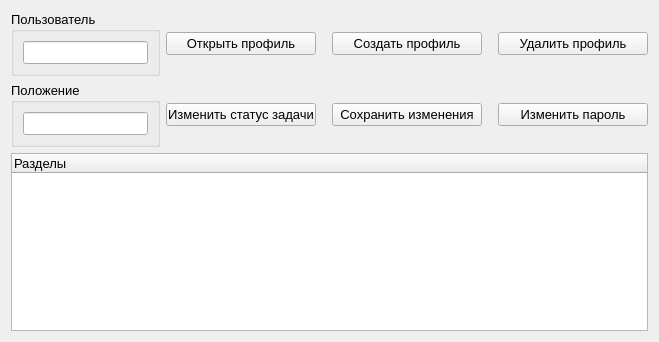
<?xml version="1.0" encoding="UTF-8"?>
<ui version="4.0">
 <class>ProfileForm</class>
 <widget class="QWidget" name="ProfileForm">
  <property name="windowModality">
   <enum>Qt::ApplicationModal</enum>
  </property>
  <property name="geometry">
   <rect>
    <x>0</x>
    <y>0</y>
    <width>659</width>
    <height>342</height>
   </rect>
  </property>
  <property name="font">
   <font>
    <pointsize>10</pointsize>
   </font>
  </property>
  <property name="windowTitle">
   <string>Профиль</string>
  </property>
  <layout class="QGridLayout" name="gridLayout">
   <item row="0" column="0">
    <widget class="QGroupBox" name="groupBox">
     <property name="title">
      <string>Пользователь</string>
     </property>
     <layout class="QVBoxLayout" name="verticalLayout_2">
      <item>
       <widget class="QLineEdit" name="loginEdit">
        <property name="sizePolicy">
         <sizepolicy hsizetype="MinimumExpanding" vsizetype="Fixed">
          <horstretch>0</horstretch>
          <verstretch>0</verstretch>
         </sizepolicy>
        </property>
        <property name="readOnly">
         <bool>true</bool>
        </property>
       </widget>
      </item>
     </layout>
    </widget>
   </item>
   <item row="0" column="1">
    <layout class="QHBoxLayout" name="horizontalLayout">
     <item>
      <spacer name="horizontalSpacer_3">
       <property name="orientation">
        <enum>Qt::Horizontal</enum>
       </property>
       <property name="sizeHint" stdset="0">
        <size>
         <width>10</width>
         <height>20</height>
        </size>
       </property>
      </spacer>
     </item>
     <item>
      <widget class="QPushButton" name="openProfileButton">
       <property name="sizePolicy">
        <sizepolicy hsizetype="Minimum" vsizetype="Fixed">
         <horstretch>0</horstretch>
         <verstretch>0</verstretch>
        </sizepolicy>
       </property>
       <property name="minimumSize">
        <size>
         <width>150</width>
         <height>0</height>
        </size>
       </property>
       <property name="text">
        <string>Открыть профиль</string>
       </property>
      </widget>
     </item>
     <item>
      <spacer name="horizontalSpacer_2">
       <property name="orientation">
        <enum>Qt::Horizontal</enum>
       </property>
       <property name="sizeHint" stdset="0">
        <size>
         <width>40</width>
         <height>20</height>
        </size>
       </property>
      </spacer>
     </item>
     <item>
      <widget class="QPushButton" name="createProfileButton">
       <property name="minimumSize">
        <size>
         <width>150</width>
         <height>0</height>
        </size>
       </property>
       <property name="text">
        <string>Создать профиль</string>
       </property>
      </widget>
     </item>
     <item>
      <spacer name="horizontalSpacer">
       <property name="orientation">
        <enum>Qt::Horizontal</enum>
       </property>
       <property name="sizeHint" stdset="0">
        <size>
         <width>40</width>
         <height>20</height>
        </size>
       </property>
      </spacer>
     </item>
     <item>
      <widget class="QPushButton" name="deleteProfileButton">
       <property name="minimumSize">
        <size>
         <width>150</width>
         <height>0</height>
        </size>
       </property>
       <property name="text">
        <string>Удалить профиль</string>
       </property>
      </widget>
     </item>
    </layout>
   </item>
   <item row="1" column="0">
    <widget class="QGroupBox" name="groupBox_2">
     <property name="title">
      <string>Положение</string>
     </property>
     <layout class="QVBoxLayout" name="verticalLayout">
      <item>
       <widget class="QLineEdit" name="statusEdit">
        <property name="sizePolicy">
         <sizepolicy hsizetype="MinimumExpanding" vsizetype="Fixed">
          <horstretch>0</horstretch>
          <verstretch>0</verstretch>
         </sizepolicy>
        </property>
        <property name="readOnly">
         <bool>true</bool>
        </property>
       </widget>
      </item>
     </layout>
    </widget>
   </item>
   <item row="1" column="1">
    <layout class="QHBoxLayout" name="horizontalLayout_2">
     <item>
      <spacer name="horizontalSpacer_4">
       <property name="orientation">
        <enum>Qt::Horizontal</enum>
       </property>
       <property name="sizeHint" stdset="0">
        <size>
         <width>10</width>
         <height>20</height>
        </size>
       </property>
      </spacer>
     </item>
     <item>
      <widget class="QPushButton" name="changeTaskStatusButton">
       <property name="sizePolicy">
        <sizepolicy hsizetype="Minimum" vsizetype="Fixed">
         <horstretch>0</horstretch>
         <verstretch>0</verstretch>
        </sizepolicy>
       </property>
       <property name="minimumSize">
        <size>
         <width>150</width>
         <height>0</height>
        </size>
       </property>
       <property name="text">
        <string>Изменить статус задачи</string>
       </property>
      </widget>
     </item>
     <item>
      <spacer name="horizontalSpacer_5">
       <property name="orientation">
        <enum>Qt::Horizontal</enum>
       </property>
       <property name="sizeHint" stdset="0">
        <size>
         <width>40</width>
         <height>20</height>
        </size>
       </property>
      </spacer>
     </item>
     <item>
      <widget class="QPushButton" name="saveProfile">
       <property name="minimumSize">
        <size>
         <width>150</width>
         <height>0</height>
        </size>
       </property>
       <property name="text">
        <string>Сохранить изменения</string>
       </property>
      </widget>
     </item>
     <item>
      <spacer name="horizontalSpacer_8">
       <property name="orientation">
        <enum>Qt::Horizontal</enum>
       </property>
       <property name="sizeHint" stdset="0">
        <size>
         <width>40</width>
         <height>20</height>
        </size>
       </property>
      </spacer>
     </item>
     <item>
      <widget class="QPushButton" name="changePassButton">
       <property name="minimumSize">
        <size>
         <width>150</width>
         <height>0</height>
        </size>
       </property>
       <property name="text">
        <string>Изменить пароль</string>
       </property>
      </widget>
     </item>
    </layout>
   </item>
   <item row="2" column="0" colspan="2">
    <widget class="QTreeWidget" name="treeWidget">
     <property name="font">
      <font>
       <pointsize>10</pointsize>
      </font>
     </property>
     <column>
      <property name="text">
       <string>Разделы</string>
      </property>
     </column>
    </widget>
   </item>
  </layout>
 </widget>
 <resources/>
 <connections/>
</ui>
